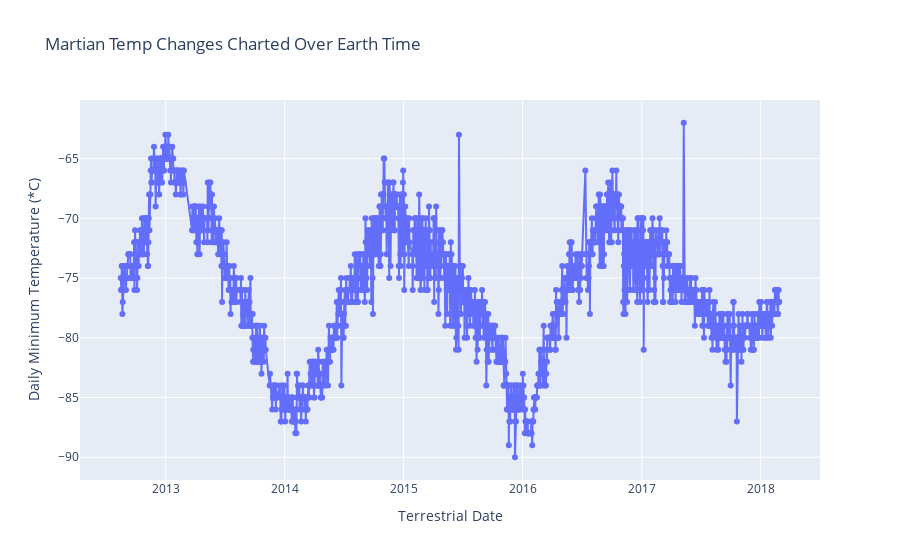

The notebook cell this image was saved under:
### Code cell
# 5.   How many terrestrial days exist in a Martian year?

import plotly.graph_objs as go

# Create a line plot with hover points
fig = go.Figure()

fig.add_trace(go.Scatter(x=mars_weather_df['terrestrial_date'],
                         y=mars_weather_df['min_temp'],
                         mode='lines+markers',
                         name='Daily Minimum Temperature',
                         hovertemplate='Terrestrial Date: %{x}<br>Min Temp: %{y}°C'))

# Set title and labels for axes
fig.update_layout(title='Martian Temp Changes Charted Over Earth Time',
                  xaxis_title='Terrestrial Date',
                  yaxis_title='Daily Minimum Temperature (*C)')

fig.show()

### Figure 1 — Plotly figure (JSON) as saved in the notebook; plotly's stock layout.template omitted (floating-point values rounded to 4 significant figures; data arrays with more than 128 entries replaced by an {"elided": "..."} marker saying what was removed)
{"data": [{"hovertemplate": "Terrestrial Date: %{x}<br>Min Temp: %{y}°C", "mode": "lines+markers", "name": "Daily Minimum Temperature", "type": "scatter", "x": {"elided": "1867 str values"}, "y": {"elided": "1867 int values"}}], "layout": {"title": {"text": "Martian Temp Changes Charted Over Earth Time"}, "xaxis": {"title": {"text": "Terrestrial Date"}}, "yaxis": {"title": {"text": "Daily Minimum Temperature (*C)"}}}}
